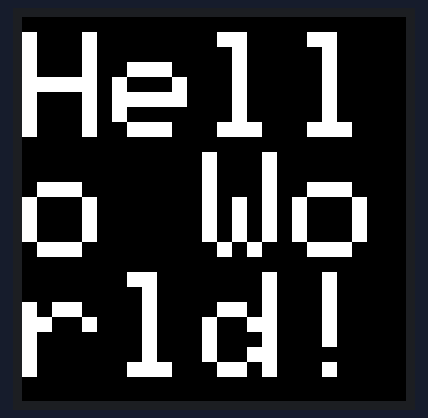
The sketch below on a simulated Arduino Uno, built with avr-gcc and run on an emulated ATmega328P. On the bench: 128×128 colour display. What the sketch prints to the serial monitor is not drawn.

Above: at 0.6 s.

The sketch:

display_test.ino
```cpp
#include <SPI.h>
#include <SD.h>
#include <Adafruit_GFX.h>         // Core graphics library
#include <Adafruit_SSD1351.h>     // Hardware-specific library

//Display Screen dimensions
#define SCREEN_WIDTH  128
#define SCREEN_HEIGHT 128

//Display Pins
#define SCLK_PIN 2
#define MOSI_PIN 3
#define DC_PIN   4
#define CS_PIN   5
#define RST_PIN  6

// Color definitions
#define  BLACK           0x0000
#define BLUE            0x001F
#define RED             0xF800
#define GREEN           0x07E0
#define CYAN            0x07FF
#define MAGENTA         0xF81F
#define YELLOW          0xFFE0
#define WHITE           0xFFFF


Adafruit_SSD1351 tft = Adafruit_SSD1351(SCREEN_WIDTH, SCREEN_HEIGHT, CS_PIN, DC_PIN, MOSI_PIN, SCLK_PIN, RST_PIN);
//float p = 3.1415926;

void setup(void) {
  Serial.begin(9600);
  tft.begin();
  uint16_t time = millis();
  tft.fillRect(0, 0, 128, 128, BLACK);
  time = millis() - time;

  Serial.println(time, DEC);
  delay(500);

  tft.fillScreen(BLACK);
  tft.setCursor(0, 5);
  tft.setTextColor(WHITE);
  tft.setTextSize(5);
  tft.println("Hello World!");

  }


void loop() {
}
```
